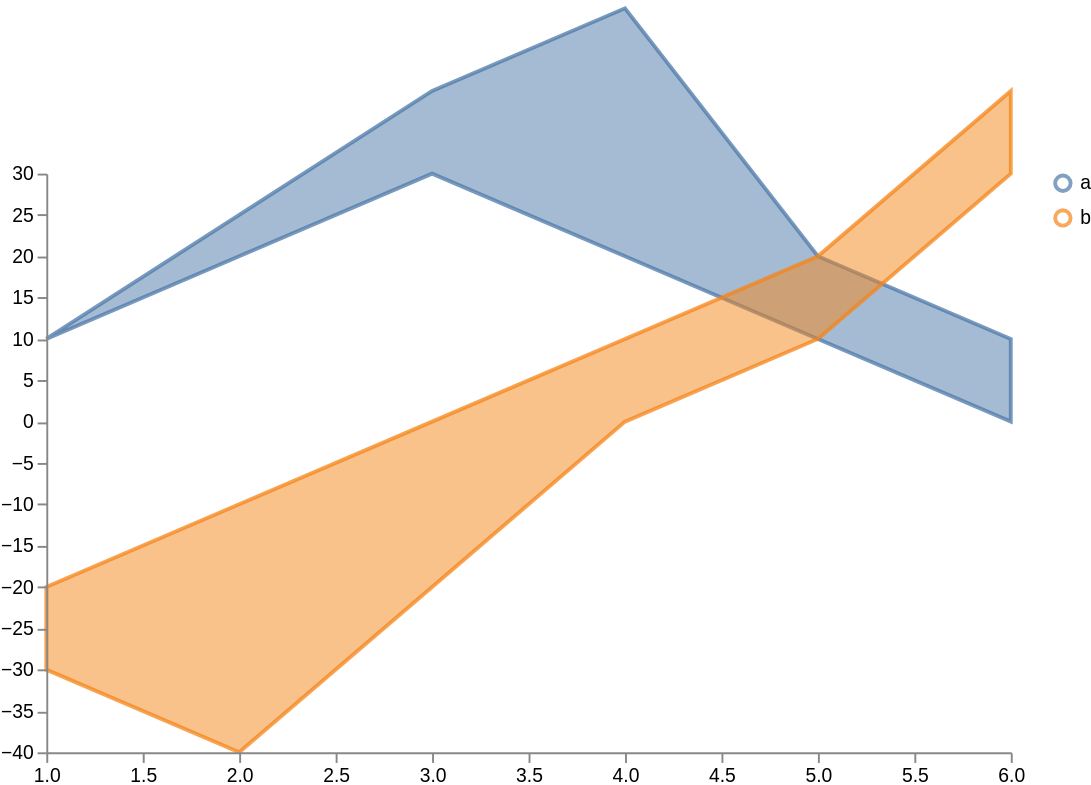

Express this chart as Vega-Lite.
### Vega specification from a JSON file in a GitHub repository (floating-point values rounded to 4 significant figures)
{"$schema": "https://vega.github.io/schema/vega/v5.json", "width": 500, "height": 300, "scales": [{"name": "xscale", "type": "linear", "range": "width", "zero": false, "domain": {"data": "table", "field": "time"}}, {"name": "yscale", "type": "linear", "range": "height", "nice": true, "zero": true, "domain": {"data": "table", "field": "upper"}}, {"name": "color", "type": "ordinal", "range": "category", "domain": {"data": "table", "field": "trajectory"}}], "axes": [{"orient": "bottom", "scale": "xscale", "zindex": 1}, {"orient": "left", "scale": "yscale", "zindex": 1}], "signals": [{"name": "clear", "value": true, "on": [{"events": "mouseup[!event.item]", "update": "true", "force": true}]}, {"name": "shift", "value": false, "on": [{"events": "@legendSymbol:click, @legendLabel:click", "update": "event.shiftKey", "force": true}]}, {"name": "clicked", "value": null, "on": [{"events": "@legendSymbol:click, @legendLabel:click", "update": "{value: datum.value}", "force": true}]}], "legends": [{"stroke": "color", "encode": {"symbols": {"name": "legendSymbol", "interactive": true, "update": {"fill": {"value": "transparent"}, "strokeWidth": {"value": 2}, "opacity": [{"test": "!length(data('selected')) || indata('selected', 'value', datum.value)", "value": 0.7}, {"value": 0.15}], "size": {"value": 64}}}, "labels": {"name": "legendLabel", "interactive": true, "update": {"opacity": [{"test": "!length(data('selected')) || indata('selected', 'value', datum.value)", "value": 1}, {"value": 0.25}]}}}}], "marks": [{"type": "group", "from": {"facet": {"name": "trajectory_split", "data": "table", "groupby": "trajectory"}}, "marks": [{"type": "area", "from": {"data": "trajectory_split"}, "encode": {"enter": {"fill": {"value": "#939597"}, "stroke": {"value": "#652c90"}}, "update": {"x": {"scale": "xscale", "field": "time"}, "y": {"scale": "yscale", "field": "upper"}, "y2": {"scale": "yscale", "field": "lower"}, "interpolate": {"value": "linear"}, "strokeWidth": {"value": 2}, "fillOpacity": [{"test": "!length(data('selected')) || indata('selected', 'value', datum.trajectory)", "value": 0.5}, {"value": 0.15}], "strokeOpacity": [{"test": "!length(data('selected')) || indata('selected', 'value', datum.trajectory)", "value": 0.75}, {"value": 0.15}], "fill": {"scale": "color", "field": "trajectory"}, "stroke": {"scale": "color", "field": "trajectory"}}, "hover": {"fillOpacity": {"value": 0.9}}}}]}], "data": [{"name": "table", "values": [{"time": 1, "upper": 10, "lower": 10, "trajectory": "a"}, {"time": 2, "upper": 20, "lower": 25, "trajectory": "a"}, {"time": 3, "upper": 30, "lower": 40, "trajectory": "a"}, {"time": 4, "upper": 20, "lower": 50, "trajectory": "a"}, {"time": 5, "upper": 10, "lower": 20, "trajectory": "a"}, {"time": 6, "upper": 0, "lower": 10, "trajectory": "a"}, {"time": 1, "upper": -30, "lower": -20, "trajectory": "b"}, {"time": 2, "upper": -40, "lower": -10, "trajectory": "b"}, {"time": 3, "upper": -20, "lower": 0, "trajectory": "b"}, {"time": 4, "upper": 0, "lower": 10, "trajectory": "b"}, {"time": 5, "upper": 10, "lower": 20, "trajectory": "b"}, {"time": 6, "upper": 30, "lower": 40, "trajectory": "b"}]}, {"name": "selected", "on": [{"trigger": "clear", "remove": true}, {"trigger": "!shift", "remove": true}, {"trigger": "!shift && clicked", "insert": "clicked"}, {"trigger": "shift && clicked", "toggle": "clicked"}]}]}
